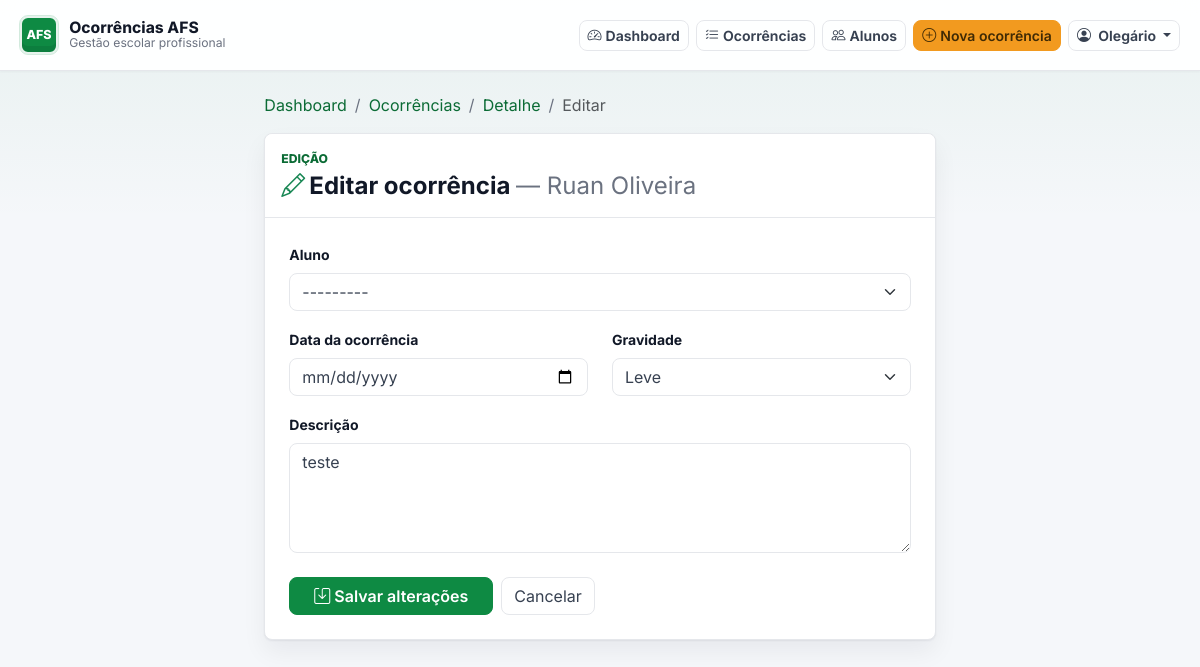
Page /detalhe/11/editar/ (signed in) on the committed database.
### ocorrencias/models.py (models this page shows, shortened)
class Ocorrencia(models.Model):
    class Gravidade(models.TextChoices):
        LEVE = "leve", "Leve"
        MEDIA = "media", "Média"
        GRAVE = "grave", "Grave"
    aluno = models.ForeignKey(
        Aluno,
        on_delete=models.PROTECT,
        related_name="ocorrencias",
    )
    registrado_por = models.ForeignKey(
        "auth.User",
        on_delete=models.SET_NULL,
        null=True,
        related_name="ocorrencias_registradas",
    )
    data = models.DateField(db_index=True)
    descricao = models.TextField()
    gravidade = models.CharField(
        max_length=10,
        choices=Gravidade.choices,
        default=Gravidade.LEVE,
        db_index=True,
    )
    criado_em = models.DateTimeField(auto_now_add=True)
    atualizado_em = models.DateTimeField(auto_now=True)
    class Meta:
        ordering = ["-criado_em"]
        verbose_name = "Ocorrência"
        verbose_name_plural = "Ocorrências"

class Aluno(models.Model):
    class Curso(models.TextChoices):
        ADMINISTRACAO = "administracao", "Administração"
        ENFERMAGEM = "enfermagem", "Enfermagem"
        INFORMATICA = "informatica", "Informática"
        LOGISTICA = "logistica", "Logística"
        DS = "ds", "Desenvolvimento de Sistemas"
    ANOS = [(1, "1º Ano"), (2, "2º Ano"), (3, "3º Ano")]
    matricula = models.CharField(max_length=20, unique=True, db_index=True)
    nome = models.CharField(max_length=200, db_index=True)
    curso = models.CharField(max_length=50, choices=Curso.choices, db_index=True)
    ano = models.PositiveSmallIntegerField(choices=ANOS, db_index=True)
    ativo = models.BooleanField(default=True)
    def __str__(self):
        return f"{self.matricula} — {self.nome}"
    class Meta:
        ordering = ["nome"]
        verbose_name = "Aluno"
        verbose_name_plural = "Alunos"

### ocorrencias/views.py (the view)
# urls.py: path("detalhe/<int:pk>/editar/", views.editar, name="editar"),
@login_required
def editar(request, pk):
    ocorrencia = get_object_or_404(Ocorrencia, pk=pk)
    form = OcorrenciaForm(request.POST or None, instance=ocorrencia)
    if request.method == "POST" and form.is_valid():
        form.save()
        messages.success(request, "Ocorrência atualizada com sucesso!")
        return redirect("detalhe", pk=pk)
    return render(request, "ocorrencias/editar.html", {
        "form":       form,
        "ocorrencia": ocorrencia,
    })

### ocorrencias/forms.py
class OcorrenciaForm(forms.ModelForm):
    class Meta:
        model = Ocorrencia
        fields = ["aluno", "data", "descricao", "gravidade"]
        widgets = {
            "aluno": forms.Select(attrs={"class": "form-select"}),
            "gravidade": forms.Select(attrs={"class": "form-select"}),
            "data": forms.DateInput(attrs={
                "class": "form-control",
                "type": "date",
            }),
            "descricao": forms.Textarea(attrs={
                "class": "form-control",
                "rows": 4,
                "placeholder": "Descreva detalhadamente o ocorrido...",
            }),
        }
        labels = {
            "aluno": "Aluno",
            "data": "Data da ocorrência",
            "descricao": "Descrição",
            "gravidade": "Gravidade",
        }
    def __init__(self, *args, **kwargs):
        super().__init__(*args, **kwargs)
        self.fields["aluno"].queryset = Aluno.objects.filter(ativo=True).order_by("nome")

### ocorrencias/templates/ocorrencias/editar.html (shortened to what this page needs)
{% extends 'ocorrencias/base.html' %}
{% block content %}
<div class="row justify-content-center">
  <div class="col-md-9 col-lg-7">
    <nav aria-label="breadcrumb" class="mb-3">
      <ol class="breadcrumb small">
        <li class="breadcrumb-item"><a href="{% url 'dashboard' %}" class="text-decoration-none">Dashboard</a></li>
        <li class="breadcrumb-item"><a href="{% url 'listar' %}" class="text-decoration-none">Ocorrências</a></li>
        <li class="breadcrumb-item"><a href="{% url 'detalhe' ocorrencia.pk %}" class="text-decoration-none">Detalhe</a></li>
        <li class="breadcrumb-item active">Editar</li>
      </ol>
    </nav>
    <section class="card">
      <div class="card-header py-3">
        <p class="page-kicker mb-1">Edição</p>
        <h1 class="h4 mb-0 fw-bold">
          <i class="bi bi-pencil me-1 text-success"></i>Editar ocorrência
          <span class="fw-normal text-muted">— {{ ocorrencia.aluno.nome }}</span>
        </h1>
      </div>
      <div class="card-body p-4">
        <form method="POST" novalidate>
          <div class="mb-3">
            <label class="form-label small" for="{{ form.aluno.id_for_label }}">{{ form.aluno.label }}</label>
            {{ form.aluno }}
          </div>
          <div class="row">
            <div class="col-md-6 mb-3">
              <label class="form-label small" for="{{ form.data.id_for_label }}">{{ form.data.label }}</label>
              {{ form.data }}
            </div>
            <div class="col-md-6 mb-3">
              <label class="form-label small" for="{{ form.gravidade.id_for_label }}">{{ form.gravidade.label }}</label>
              {{ form.gravidade }}
            </div>
          </div>
          <div class="mb-4">
            <label class="form-label small" for="{{ form.descricao.id_for_label }}">{{ form.descricao.label }}</label>
            {{ form.descricao }}
          </div>
          <div class="d-flex flex-wrap gap-2">
            <button type="submit" class="btn btn-primary px-4 fw-semibold">
              <i class="bi bi-save me-1"></i>Salvar alterações
            </button>
            <a href="{% url 'detalhe' ocorrencia.pk %}" class="btn btn-outline-secondary">Cancelar</a>
          </div>
        </form>
      </div>
    </section>
  </div>
</div>
{% endblock %}

### ocorrencias/templates/ocorrencias/base.html (shortened to what this page needs)
{% load static %}
<!doctype html>
<html lang="pt-br">
  <head>
    <link href="https://cdn.jsdelivr.net/npm/bootstrap@5.3.0/dist/css/bootstrap.min.css" rel="stylesheet" />
    <link href="https://cdn.jsdelivr.net/npm/bootstrap-icons@1.10.5/font/bootstrap-icons.css" rel="stylesheet" />
    <link href="{% static 'ocorrencias/css/app.css' %}" rel="stylesheet" />
  </head>
  <body>
    <div class="app-shell">
      <nav class="navbar app-navbar sticky-top px-2 py-3">
        <div class="container-fluid">
          <a class="brand-lockup" href="{% url 'dashboard' %}" aria-label="Ir para o dashboard">
            <span class="brand-mark" aria-hidden="true">AFS</span>
            <span class="min-w-0">
              <span class="brand-title">Ocorrências AFS</span>
              <span class="brand-subtitle">Gestão escolar profissional</span>
            </span>
          </a>
          <div class="nav-actions d-flex align-items-center flex-wrap">
            <a href="{% url 'dashboard' %}" class="btn btn-outline-secondary btn-sm">
              <i class="bi bi-speedometer2 me-1"></i>Dashboard
            </a>
            <a href="{% url 'listar' %}" class="btn btn-outline-secondary btn-sm">
              <i class="bi bi-list-check me-1"></i>Ocorrências
            </a>
            <a href="{% url 'listar_alunos' %}" class="btn btn-outline-secondary btn-sm">
              <i class="bi bi-people me-1"></i>Alunos
            </a>
            <a href="{% url 'cadastrar' %}" class="btn btn-warning btn-sm fw-semibold">
              <i class="bi bi-plus-circle me-1"></i>Nova ocorrência
            </a>
            {% if user.is_authenticated %}
            <div class="dropdown">
              <button class="btn btn-outline-secondary btn-sm dropdown-toggle" type="button" data-bs-toggle="dropdown" aria-expanded="false">
                <i class="bi bi-person-circle me-1"></i>
                {{ user.get_full_name|default:user.username }}
              </button>
            </div>
            {% endif %}
          </div>
        </div>
      </nav>
      <main class="app-content">
        {% block content %}{% endblock %}
      </main>
    </div>
  </body>
</html>

### ocorrencias/static/ocorrencias/css/app.css (style rules this page uses)
:root { --afs-green: #0e8a43; --afs-green-dark: #0b6b35; --afs-green-soft: #e8f6ee; --afs-orange: #f29a1f; --afs-orange-soft: #fff3df; --afs-surface: #f5f7fa; --afs-border: #e5e7eb; --afs-text: #374151; --afs-muted: #6b7280; --afs-heading: #111827; --afs-danger: #dc2626; --afs-warning: #b45309; --afs-info: #2563eb; --afs-radius: 8px; --afs-shadow: 0 1px 2px rgba(17, 24, 39, 0.06), 0 12px 24px rgba(17, 24, 39, 0.06); --afs-focus: 0 0 0 0.25rem rgba(14, 138, 67, 0.2); }
* { letter-spacing: 0; }
body { min-height: 100vh; background: linear-gradient(180deg, rgba(14, 138, 67, 0.06) 0, rgba(245, 247, 250, 0) 220px), var(--afs-surface); color: var(--afs-text); font-family: Inter, system-ui, -apple-system, "Segoe UI", sans-serif; }
a { color: var(--afs-green-dark); }
.app-shell { min-height: 100vh; }
.app-navbar { background: rgba(255, 255, 255, 0.94); border-bottom: 1px solid var(--afs-border); box-shadow: 0 1px 2px rgba(17, 24, 39, 0.04); backdrop-filter: blur(14px); }
.brand-lockup { color: var(--afs-heading); display: inline-flex; align-items: center; gap: 0.7rem; min-width: 0; text-decoration: none; }
.brand-mark { align-items: center; background: var(--afs-green); border: 2px solid rgba(255, 255, 255, 0.9); border-radius: var(--afs-radius); box-shadow: inset 0 -6px 0 rgba(11, 107, 53, 0.36); color: #fff; display: inline-flex; font-size: 0.78rem; font-weight: 800; height: 38px; justify-content: center; line-height: 1; min-width: 38px; outline: 1px solid rgba(14, 138, 67, 0.18); }
.brand-title { color: var(--afs-heading); display: block; font-size: 0.98rem; font-weight: 750; line-height: 1.1; }
.brand-subtitle { color: var(--afs-muted); display: block; font-size: 0.76rem; line-height: 1.2; }
.nav-actions { gap: 0.45rem; }
.nav-actions .btn { border-radius: var(--afs-radius); font-weight: 650; }
.app-content { margin-inline: auto; max-width: 1200px; padding: 1.35rem 1rem 3rem; }
.page-kicker { color: var(--afs-green-dark); font-size: 0.76rem; font-weight: 800; margin-bottom: 0.25rem; text-transform: uppercase; }
.card, .metric-card, .panel-card { border: 1px solid var(--afs-border); border-radius: var(--afs-radius); box-shadow: var(--afs-shadow); }
.card-header { background: #fff; border-bottom: 1px solid var(--afs-border); border-radius: var(--afs-radius) var(--afs-radius) 0 0 !important; color: var(--afs-heading); }
.btn { border-radius: var(--afs-radius); }
.btn-primary, .btn-dark { --bs-btn-bg: var(--afs-green); --bs-btn-border-color: var(--afs-green); --bs-btn-hover-bg: var(--afs-green-dark); --bs-btn-hover-border-color: var(--afs-green-dark); --bs-btn-active-bg: var(--afs-green-dark); --bs-btn-active-border-color: var(--afs-green-dark); --bs-btn-disabled-bg: var(--afs-green); --bs-btn-disabled-border-color: var(--afs-green); }
.btn-warning { --bs-btn-bg: var(--afs-orange); --bs-btn-border-color: var(--afs-orange); --bs-btn-color: #3f2a05; --bs-btn-hover-bg: #df850b; --bs-btn-hover-border-color: #df850b; --bs-btn-hover-color: #2b1c03; }
.btn-outline-dark, .btn-outline-secondary { --bs-btn-color: var(--afs-text); --bs-btn-border-color: var(--afs-border); --bs-btn-hover-bg: var(--afs-green-soft); --bs-btn-hover-border-color: rgba(14, 138, 67, 0.35); --bs-btn-hover-color: var(--afs-green-dark); }
.form-control, .form-select, .input-group-text { border-color: var(--afs-border); border-radius: var(--afs-radius); color: var(--afs-text); }
.form-label { color: var(--afs-heading); font-weight: 700; }
.form-text, .text-muted { color: var(--afs-muted) !important; }
.breadcrumb { --bs-breadcrumb-divider-color: var(--afs-muted); }
.breadcrumb a { color: var(--afs-green-dark); }

### rows in the picture
Ocorrencia: aluno.nome "Ruan Oliveira", aluno "---------", gravidade "Leve", descricao "teste"

### other values in the picture
{{ user.get_full_name|default:user.username }} "Olegário"
